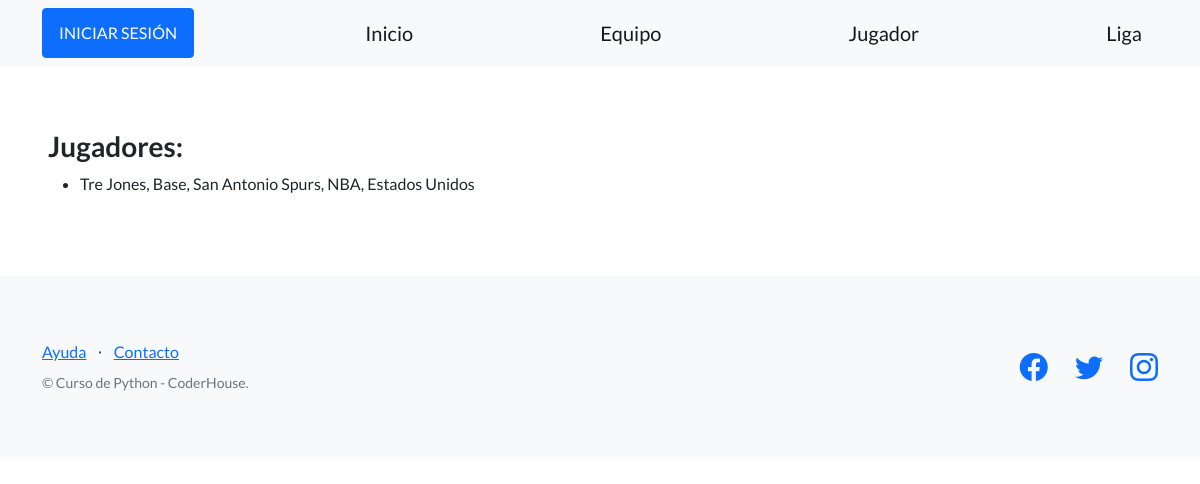
/control/jugador/, run on the app's committed database.
### control/models.py (models this page shows, shortened)
class Jugador(models.Model):
    nombre = models.CharField(max_length=100)
    altura = models.FloatField()
    peso = models.DecimalField(max_digits=5, decimal_places=2)
    equipo = models.ForeignKey(Equipo, on_delete=models.CASCADE)
    posicion = models.CharField(max_length=50)
    puntos_por_partido = models.DecimalField(max_digits=4, decimal_places=1)
    asistencias_por_partido = models.DecimalField(max_digits=4, decimal_places=1)
    rebotes_por_partido = models.DecimalField(max_digits=4, decimal_places=1)
    edad = models.IntegerField()

class Equipo(models.Model):
    nombre = models.CharField(max_length=100)
    pais = models.ForeignKey(Liga, on_delete=models.CASCADE)
    def __str__(self):
        return f"{self.nombre}, {self.pais}"

class Liga(models.Model):
    liga = models.CharField(max_length=100)
    pais = models.CharField(max_length=100)
    def __str__(self):
        return f"{self.liga}, {self.pais}"

### control/views.py (the view)
# urls.py: path("jugador/", listar_jugador,name="Jugador"),
def listar_jugador (request):
    contexto={
        "jugador": Jugador.objects.all(),
    }
    http_response=render(
        request=request,
        template_name="control/listar_jugador.html",
        context=contexto,
    )
    return http_response

### control/templates/control/listar_jugador.html (shortened to what this page needs)
{% extends "inicio.html" %}
{% block contenido %}
<h3>Jugadores:</h3>
    <ul>
    {% for jugador in jugador %}
      <li>
        {{ jugador.nombre}}, {{ jugador.posicion}}, {{ jugador.equipo}}
      </li>
    {% endfor %}
    </ul>
{% endblock contenido %}

### data on the page
Jugador: nombre "Tre Jones", posicion "Base", equipo "San Antonio Spurs, NBA, Estados Unidos"
